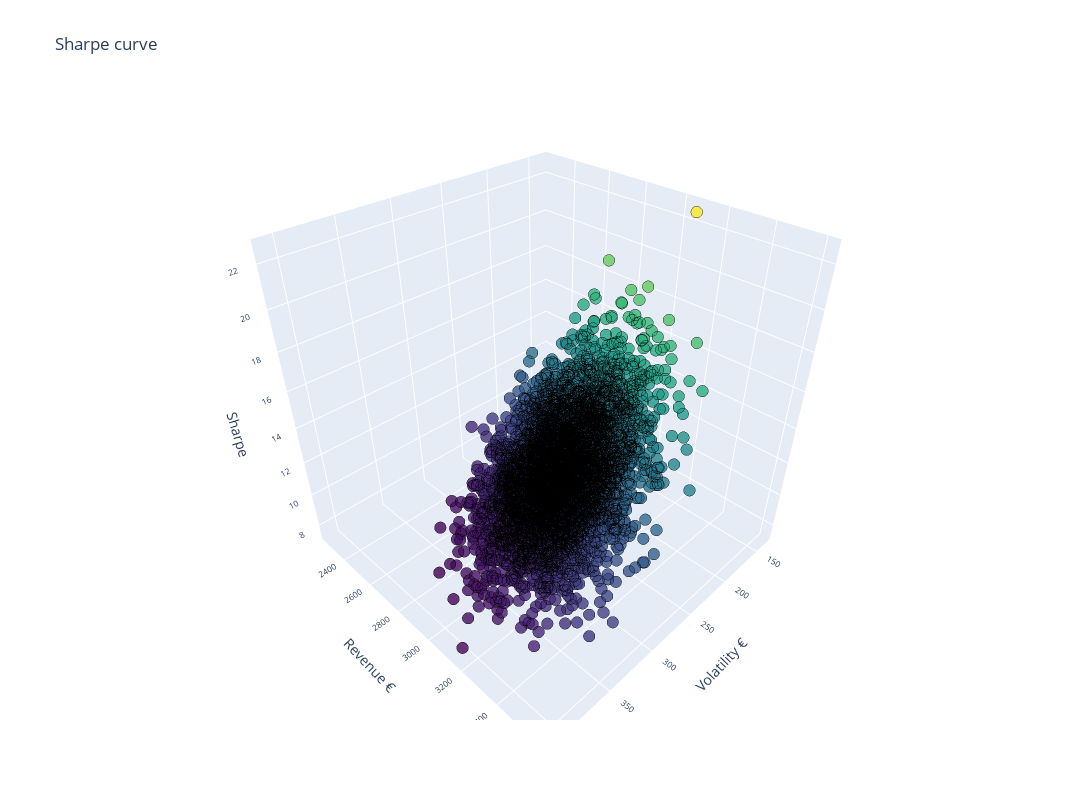

Notebook source saved alongside this figure:
### Code cell
scatter3d_trace = go.Scatter3d(
    x=portfolio["Volatility"],
    y=portfolio["Revenue"],
    z=portfolio["Sharpe"],
    mode='markers',
    marker=dict(
        size=4,                    
        color=portfolio["Sharpe"],                   
        colorscale='Viridis',      
        opacity=0.8,
        line=dict(width=0.5, color='black') 
    )
)

layout = go.Layout(
    title='Sharpe curve',
    scene=dict(
        xaxis=dict(title='Volatility'),
        yaxis=dict(title='Revenue'),
        zaxis=dict(title='Sharpe')
    )
)

fig = go.Figure(data=[scatter3d_trace], layout=layout)

fig.update_layout(
    width=1200,  
    height=800,  
    scene=dict(
        xaxis=dict(title='Volatility €', tickfont=dict(size=10)),  # Adjust axis label font size
        yaxis=dict(title='Revenue €', tickfont=dict(size=10)),      # Adjust axis label font size
        zaxis=dict(title='Sharpe', tickfont=dict(size=10)),  # Adjust axis label font size
        camera_eye=dict(x=1.2, y=1.2, z=1.2)  # Adjust camera position
    ),
)
fig

### Figure 1 — Plotly figure (JSON) as saved in the notebook; plotly's stock layout.template omitted (floating-point values rounded to 4 significant figures; data arrays with more than 128 entries replaced by an {"elided": "..."} marker saying what was removed)
{"data": [{"marker": {"color": {"elided": "5000 float values"}, "colorscale": [[0, "#440154"], [0.1111, "#482878"], [0.2222, "#3e4989"], [0.3333, "#31688e"], [0.4444, "#26828e"], [0.5556, "#1f9e89"], [0.6667, "#35b779"], [0.7778, "#6ece58"], [0.8889, "#b5de2b"], [1, "#fde725"]], "line": {"color": "black", "width": 0.5}, "opacity": 0.8, "size": 4}, "mode": "markers", "type": "scatter3d", "x": {"elided": "5000 float values"}, "y": {"elided": "5000 float values"}, "z": {"elided": "5000 float values"}}], "layout": {"height": 800, "scene": {"camera": {"eye": {"x": 1.2, "y": 1.2, "z": 1.2}}, "xaxis": {"tickfont": {"size": 10}, "title": {"text": "Volatility €"}}, "yaxis": {"tickfont": {"size": 10}, "title": {"text": "Revenue €"}}, "zaxis": {"tickfont": {"size": 10}, "title": {"text": "Sharpe"}}}, "title": {"text": "Sharpe curve"}, "width": 1200}}
